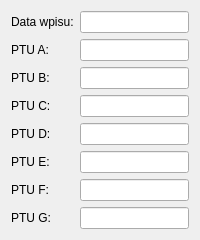
               <widget class="QWidget" name="page_2">
                <layout class="QFormLayout" name="formLayout_61">
                 <item row="0" column="0">
                  <widget class="QLabel" name="label_396">
                   <property name="text">
                    <string>Data wpisu:</string>
                   </property>
                  </widget>
                 </item>
                 <item row="1" column="0">
                  <widget class="QLabel" name="label_389">
                   <property name="text">
                    <string>PTU A:</string>
                   </property>
                  </widget>
                 </item>
                 <item row="2" column="0">
                  <widget class="QLabel" name="label_385">
                   <property name="text">
                    <string>PTU B:</string>
                   </property>
                  </widget>
                 </item>
                 <item row="3" column="0">
                  <widget class="QLabel" name="label_386">
                   <property name="text">
                    <string>PTU C:</string>
                   </property>
                  </widget>
                 </item>
                 <item row="4" column="0">
                  <widget class="QLabel" name="label_391">
                   <property name="text">
                    <string>PTU D:</string>
                   </property>
                  </widget>
                 </item>
                 <item row="5" column="0">
                  <widget class="QLabel" name="label_387">
                   <property name="text">
                    <string>PTU E:</string>
                   </property>
                  </widget>
                 </item>
                 <item row="6" column="0">
                  <widget class="QLabel" name="label_388">
                   <property name="text">
                    <string>PTU F:</string>
                   </property>
                  </widget>
                 </item>
                 <item row="7" column="0">
                  <widget class="QLabel" name="label_390">
                   <property name="text">
                    <string>PTU G:</string>
                   </property>
                  </widget>
                 </item>
                 <item row="0" column="1">
                  <widget class="QLineEdit" name="recordVatChangeDate">
                   <property name="readOnly">
                    <bool>true</bool>
                   </property>
                  </widget>
                 </item>
                 <item row="1" column="1">
                  <widget class="QLineEdit" name="recordVatChangeVatA">
                   <property name="readOnly">
                    <bool>true</bool>
                   </property>
                  </widget>
                 </item>
                 <item row="2" column="1">
                  <widget class="QLineEdit" name="recordVatChangeVatB">
                   <property name="readOnly">
                    <bool>true</bool>
                   </property>
                  </widget>
                 </item>
                 <item row="3" column="1">
                  <widget class="QLineEdit" name="recordVatChangeVatC">
                   <property name="readOnly">
                    <bool>true</bool>
                   </property>
                  </widget>
                 </item>
                 <item row="4" column="1">
                  <widget class="QLineEdit" name="recordVatChangeVatD">
                   <property name="readOnly">
                    <bool>true</bool>
                   </property>
                  </widget>
                 </item>
                 <item row="5" column="1">
                  <widget class="QLineEdit" name="recordVatChangeVatE">
                   <property name="readOnly">
                    <bool>true</bool>
                   </property>
                  </widget>
                 </item>
                 <item row="6" column="1">
                  <widget class="QLineEdit" name="recordVatChangeVatF">
                   <property name="readOnly">
                    <bool>true</bool>
                   </property>
                  </widget>
                 </item>
                 <item row="7" column="1">
                  <widget class="QLineEdit" name="recordVatChangeVatG">
                   <property name="readOnly">
                    <bool>true</bool>
                   </property>
                  </widget>
                 </item>
                </layout>
               </widget>
